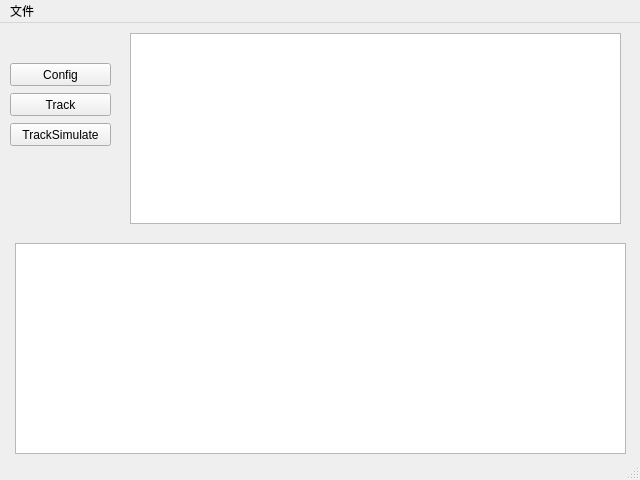
<?xml version="1.0" encoding="UTF-8"?>
<ui version="4.0">
 <class>MainWindow</class>
 <widget class="QMainWindow" name="MainWindow">
  <property name="geometry">
   <rect>
    <x>0</x>
    <y>0</y>
    <width>640</width>
    <height>480</height>
   </rect>
  </property>
  <property name="windowTitle">
   <string>MainWindow</string>
  </property>
  <widget class="QWidget" name="centralwidget">
   <widget class="QListWidget" name="listWidget">
    <property name="geometry">
     <rect>
      <x>130</x>
      <y>10</y>
      <width>491</width>
      <height>191</height>
     </rect>
    </property>
   </widget>
   <widget class="QPushButton" name="pushButton">
    <property name="geometry">
     <rect>
      <x>10</x>
      <y>40</y>
      <width>101</width>
      <height>23</height>
     </rect>
    </property>
    <property name="text">
     <string>Config</string>
    </property>
   </widget>
   <widget class="QListWidget" name="listWidget_2">
    <property name="geometry">
     <rect>
      <x>15</x>
      <y>220</y>
      <width>611</width>
      <height>211</height>
     </rect>
    </property>
   </widget>
   <widget class="QPushButton" name="pushButton_2">
    <property name="geometry">
     <rect>
      <x>10</x>
      <y>70</y>
      <width>101</width>
      <height>23</height>
     </rect>
    </property>
    <property name="text">
     <string>Track</string>
    </property>
   </widget>
   <widget class="QPushButton" name="pushButton_3">
    <property name="geometry">
     <rect>
      <x>10</x>
      <y>100</y>
      <width>101</width>
      <height>23</height>
     </rect>
    </property>
    <property name="text">
     <string>TrackSimulate</string>
    </property>
   </widget>
  </widget>
  <widget class="QMenuBar" name="menubar">
   <property name="geometry">
    <rect>
     <x>0</x>
     <y>0</y>
     <width>640</width>
     <height>23</height>
    </rect>
   </property>
   <widget class="QMenu" name="menu">
    <property name="title">
     <string>文件</string>
    </property>
    <addaction name="actionConfig"/>
    <addaction name="actionExit"/>
   </widget>
   <addaction name="menu"/>
  </widget>
  <widget class="QStatusBar" name="statusbar"/>
  <action name="actionConfig">
   <property name="text">
    <string>配置文件</string>
   </property>
  </action>
  <action name="actionExit">
   <property name="text">
    <string>退出</string>
   </property>
  </action>
 </widget>
 <resources/>
 <connections/>
</ui>
